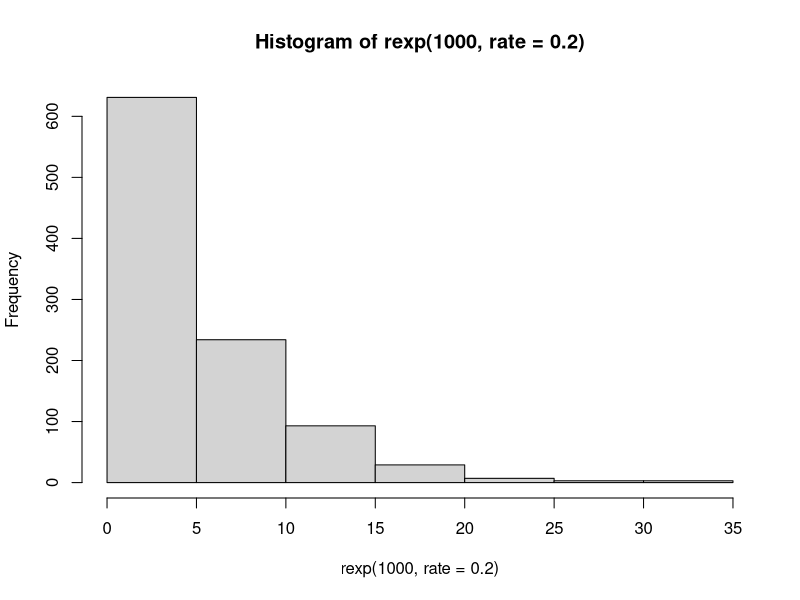
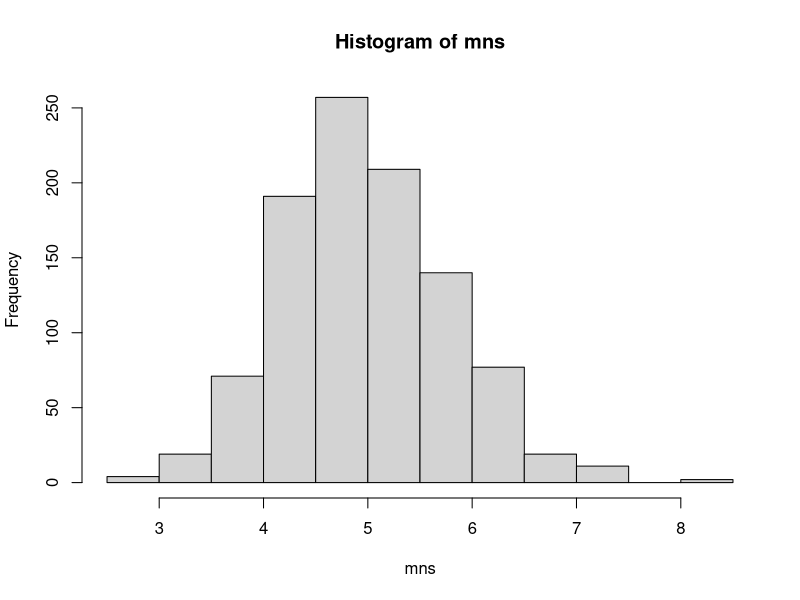

Generate these figures, in order, with R:
## ---- chunk 1
knitr::opts_chunk$set(echo = TRUE)
## ---- chunk 2
rexpo <-rexp(1000, rate = 0.2)
hist(rexp(1000, rate = 0.2)) ## Examining the distribution of 1000 exponentials at rate = 0.2
mns = NULL
for (i in 1:1000) mns = c(mns, mean(rexp(40, rate = 0.2))) ## Create 1000 means of 40 randomly selected exponentials
hist(mns) ## Examining the sampling distribution of the sample means

## Sample Mean vs Theoretical Mean
mean(rexpo)
mean(mns)

## Sample Variance vs Theoretical Variance
var(rexpo)
var(mns)
